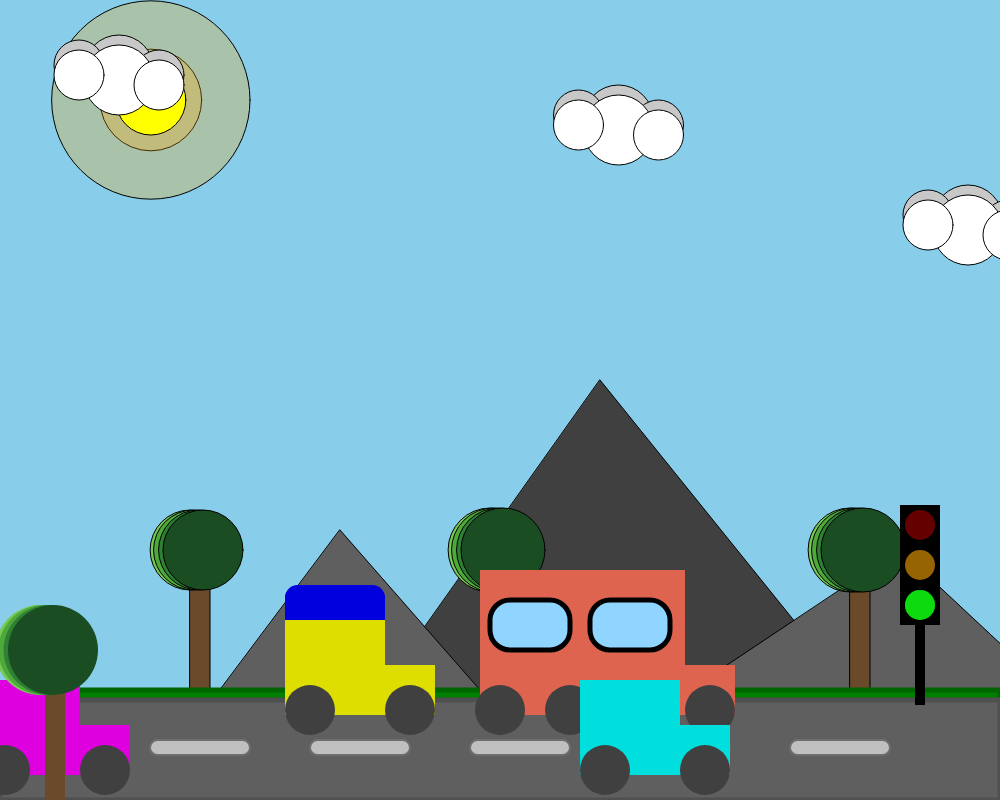
Frame 1 (no input)
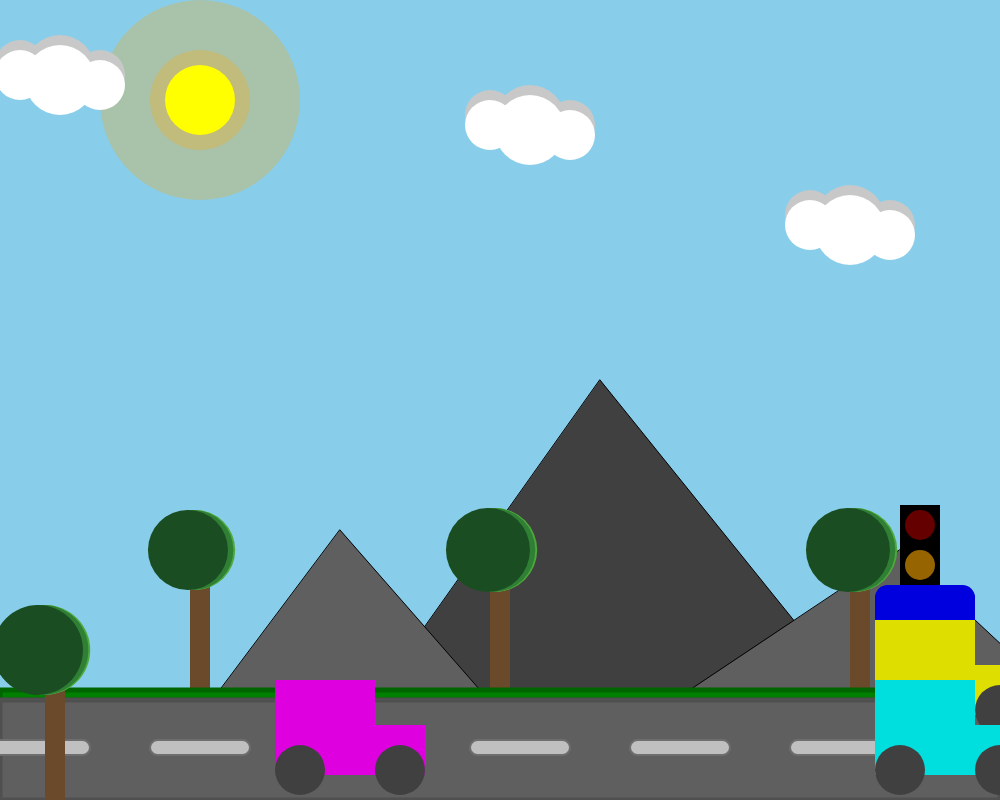
Frame 60 (no input)
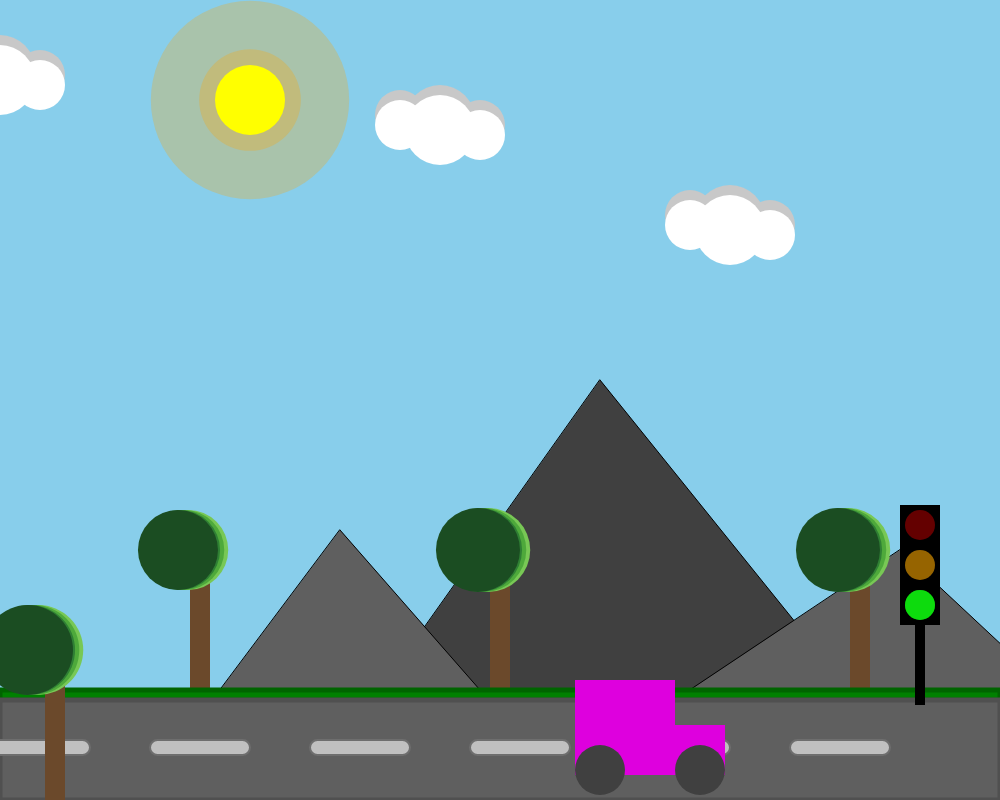
Frame 120 (the mouse pressed at the canvas centre since frame 60)

The p5.js sketch that drew these frames (run headless with seeded random() and noise() and a simulated clock; from frame 60 on, the mouse is pressed at the canvas centre):

// p5.js sketch
// ── sketch.js
// VARIABLES

// UFO
let move_ufo = -5000;

// Cars
let min_space = 400;
let move_car_1 = 0;
let move_car_2 = 0;
let move_car_3 = 0;
let move_car_4 = 0;

// Sun
let move_sun = 0;
let pulse_sun = 0;

// Clouds
let move_cloud_1 = 0;
let move_cloud_2 = 0;
let move_cloud_3 = 0;

let random_color = 0;

// Timer and Traffic light
let timer = 0;
let traffic_light_status = "green";

function keyPressed() {
    if (keyCode == 13) {
        if (traffic_light_status == "green") {
            traffic_light_status = "orange";
            return;
        }
        if (traffic_light_status == "orange") {
            traffic_light_status = "red";
            return;
        }
        if (traffic_light_status == "red") {
            traffic_light_status = "green";
            return;
        }
    }
}

function setup() {
    createCanvas(1000, 800);

    // Random color
    random_color = 0 + random(140, 255);
}

function draw() {
    background(136, 206, 235);

    timer = timer + 1;

    if (timer > 450) {
        timer = 0;
    }

    // UFO loop
    move_ufo += 0.1 * 200;
    if (move_ufo > 10000) {
        move_ufo = -750;
    }

    // Cars loop
    if (move_car_3 > 1100) {
        move_car_3 = min(move_car_4 - min_space, -850);
    }

    if (move_car_4 > 1100) {
        move_car_4 = min(move_car_3 - min_space, -850);
    }

    if (move_car_1 > 1100) {
        move_car_1 = min(move_car_2 - min_space, -850);
    }

    if (move_car_2 > 1100) {
        move_car_2 = min(move_car_1 - min_space, -850);
    }

    // Clouds
    // Speed
    move_cloud_1 += 0.1 * 10;

    // Loop back
    if (move_cloud_1 > 400) {
        move_cloud_1 = -950;
    }

    move_cloud_2 += 0.1 * 15;
    if (move_cloud_2 > 800) {
        move_cloud_2 = -950;
    }

    move_cloud_3 += 0.1 * 20;
    if (move_cloud_3 > 900) {
        move_cloud_3 = -950;
    }

    // Sun 
    move_sun += 0.05 * deltaTime;
    // Loop back
    if (move_sun > 400) {
        move_sun = 60;
    }

    // Sun pulse 
    pulse_sun += 0.1 * deltaTime;
    // Loop back
    if (pulse_sun > 100) {
        pulse_sun = 0;
    }

    // Leaves moving
    let move_leaves_1 = 4 * sin(frameCount * 0.03);
    let move_leaves_2 = 7 * sin(frameCount * 0.03 + 0.5);
    let move_leaves_3 = 10 * sin(frameCount * 0.03 + 1.0);
    let move_leaves_4 = 13 * sin(frameCount * 0.03 + 1.5);

    // Sun
    push();
    fill(255, 165, 0, 70);
    circle(150 + move_sun, 100, 100 + pulse_sun);
    circle(150 + move_sun, 100, 200 - pulse_sun);
    fill(255, 255, 0);
    circle(150 + move_sun, 100, 70);
    pop();

    // Clouds 

    // Cloud 1
    push();
    fill(200);
    translate(0 - move_cloud_1, 0, 0);
    push();
    translate(0, -10, 0);
    circle(120, 80, 70);
    circle(80, 75, 50);
    circle(160, 85, 50);
    pop();
    fill(255, 255, 255);
    circle(120, 80, 70);
    circle(80, 75, 50);
    circle(160, 85, 50);
    pop();

    // Cloud 2
    push();
    fill(200);
    translate(500 - move_cloud_2, 50, 0);
    push();
    translate(0, -10, 0);
    circle(120, 80, 70);
    circle(80, 75, 50);
    circle(160, 85, 50);
    pop();
    fill(255, 255, 255);
    circle(120, 80, 70);
    circle(80, 75, 50);
    circle(160, 85, 50);
    pop();

    // Cloud 3
    push();
    fill(200);
    translate(850 - move_cloud_3, 150, 0);
    push();
    translate(0, -10, 0);
    circle(120, 80, 70);
    circle(80, 75, 50);
    circle(160, 85, 50);
    pop();
    fill(255, 255, 255);
    circle(120, 80, 70);
    circle(80, 75, 50);
    circle(160, 85, 50);
    pop();

    // MOUNTAINS
    push();
    translate(100, 190, 0);
    stroke(0);
    strokeWeight(1);

    // 2. Middle mountain
    fill(64, 64, 64);
    triangle(280, 500, 750, 500, 500, 190);

    // 1. Left mountain
    fill(95, 95, 95);
    triangle(120, 500, 380, 500, 240, 340);

    // 3. Right mountain
    fill(95, 95, 95);
    triangle(590, 500, 950, 500, 800, 360);
    pop();

    // Trees in background

    // Trunks
    fill(107, 73, 43);

    rect(190, 550, 20, 150);
    rect(490, 550, 20, 150);
    rect(850, 550, 20, 150);

    // Leaves
    fill(120, 200, 85);
    circle(190 + move_leaves_1, 550, 80);

    fill(78, 169, 59);
    circle(190 + move_leaves_2, 550, 80);

    fill(47, 127, 52);
    circle(190 + move_leaves_3, 550, 80);

    fill(27, 77, 34);
    circle(190 + move_leaves_4, 550, 80);

    fill(120, 200, 85);
    circle(490 + move_leaves_1, 550, 84);

    fill(78, 169, 59);
    circle(490 + move_leaves_2, 550, 84);

    fill(47, 127, 52);
    circle(490 + move_leaves_3, 550, 84);

    fill(27, 77, 34);
    circle(490 + move_leaves_4, 550, 84);

    fill(120, 200, 85);
    circle(850 + move_leaves_1, 550, 84);

    fill(78, 169, 59);
    circle(850 + move_leaves_2, 550, 84);

    fill(47, 127, 52);
    circle(850 + move_leaves_3, 550, 84);

    fill(27, 77, 34);
    circle(850 + move_leaves_4, 550, 84);

    // Grass
    fill(0, 128, 0);
    stroke(0, 100, 0);
    strokeWeight(5);
    rect(0, 690, 1000, 10);

    // Road
    fill(95, 95, 95);
    stroke(80, 80, 80);
    strokeWeight(5);
    rect(0, 700, 1000, 100);

    // Reset outline
    strokeWeight(0);

    // Road lines
    push();
    translate(0, 200);
    fill(192, 192, 192);
    stroke(110, 110, 110);
    strokeWeight(2);
    rect(-10, 540, 100, 15, 20);
    rect(150, 540, 100, 15, 20);
    rect(310, 540, 100, 15, 20);
    rect(470, 540, 100, 15, 20);
    rect(630, 540, 100, 15, 20);
    rect(790, 540, 100, 15, 20);
    pop();

    // Traffic light
    push();
    translate(650, 485, -10);
    noStroke();

    // Black pole
    fill(0, 0, 0);
    rect(265, 140, 10, 80);
    rect(250, 20, 40, 120);

    // Red light off
    fill(100, 0, 0);
    circle(270, 40, 30);

    // Orange light off
    fill(150, 100, 0);
    circle(270, 80, 30);

    // Green light off
    fill(0, 100, 0);
    circle(270, 120, 30);

    if (traffic_light_status == "green") {
        fill(13, 219, 13);
        circle(270, 120, 30);

        move_car_1 += 0.1 * 50;
        move_car_2 += 0.1 * 50;
        move_car_3 += 0.1 * 100;
        move_car_4 += 0.1 * 100;
    }

    if (traffic_light_status == "orange") {
        fill(255, 102, 0);
        circle(270, 80, 30);

        move_car_1 += 0.1 * 15;
        move_car_2 += 0.1 * 15;
        move_car_3 += 0.1 * 30;
        move_car_4 += 0.1 * 30;
    }

    if (traffic_light_status == "red") {
        fill(255, 0, 0);
        circle(270, 40, 30);
    }

    pop();

    // Top car 1
    push();
    translate(0 + move_car_3, -60, 0);

    // Body
    fill(random_color, 20, 50);

    // Body
    fill(random_color, 100, 80);
    rect(575, 630, 100, 50);
    rect(575, 725, 150, 50);
    rect(575, 680, 100, 50);

    rect(470, 630, 110, 50);
    rect(470, 725, 160, 50);
    rect(470, 680, 110, 50);

    // Tires
    fill(64);
    circle(700, 770, 50);
    circle(620, 770, 50);
    circle(490, 770, 50);
    circle(560, 770, 50);

    // Windows
    strokeWeight(5);
    stroke("black");
    fill(144, 213, 255);
    rect(480, 660, 80, 50, 20);
    rect(580, 660, 80, 50, 20);
    pop();

    // Top car 2
    push();
    translate(-300 + move_car_4, -60, 0);

    // Body
    fill(random_color, random_color, 0);
    rect(575, 725, 150, 50);
    rect(575, 680, 100, 50);

    fill(0, 0, random_color);
    rect(575, 655, 100, 25, 0);
    rect(575, 645, 100, 25, 100);

    // Tires
    fill(64);
    circle(700, 770, 50);
    circle(600, 770, 50);
    pop();

    // Bottom car 1
    noStroke();
    push();
    translate(-200 + move_car_2, 0, 0);

    // Body
    fill(random_color, 0, random_color);
    rect(175, 725, 150, 50);
    rect(175, 680, 100, 50);

    // Tires
    fill(64);
    circle(200, 770, 50);
    circle(300, 770, 50);
    pop();

    // Bottom car 2
    push();
    translate(0 + move_car_1, 0, 0);

    // Body
    fill(0, random_color, random_color);
    rect(575, 725, 150, 50);
    rect(575, 680, 100, 50);

    // Tires
    fill(64);
    circle(700, 770, 50);
    circle(600, 770, 50);
    pop();

    // UFO
    push();
    translate(move_ufo, 0, 0);

    fill(0, 255, 0);
    ellipse(150, 160, 25, 40);

    fill(0, 0, 0);
    rect(145, 150, 10, 10, 100);

    fill(0, 0, 255, 90);
    circle(150, 180, 80);

    fill(150, 150, 150);
    ellipse(150, 200, 200, 50);

    fill(0, 0, 255);
    ellipse(150, 220, 25, 10);

    fill(0, 0, 0);
    rect(50, 195, 200, 10, 100);
    pop();

    // Tree in front

    // Trunk
    fill(107, 73, 43);
    rect(45, 660, 20, 150);

    // Leaves
    fill(120, 200, 85);
    circle(40 + move_leaves_1, 650, 90);

    fill(78, 169, 59);
    circle(40 + move_leaves_2, 650, 90);

    fill(47, 127, 52);
    circle(40 + move_leaves_3, 650, 90);

    fill(27, 77, 34);
    circle(40 + move_leaves_4, 650, 90);
}
